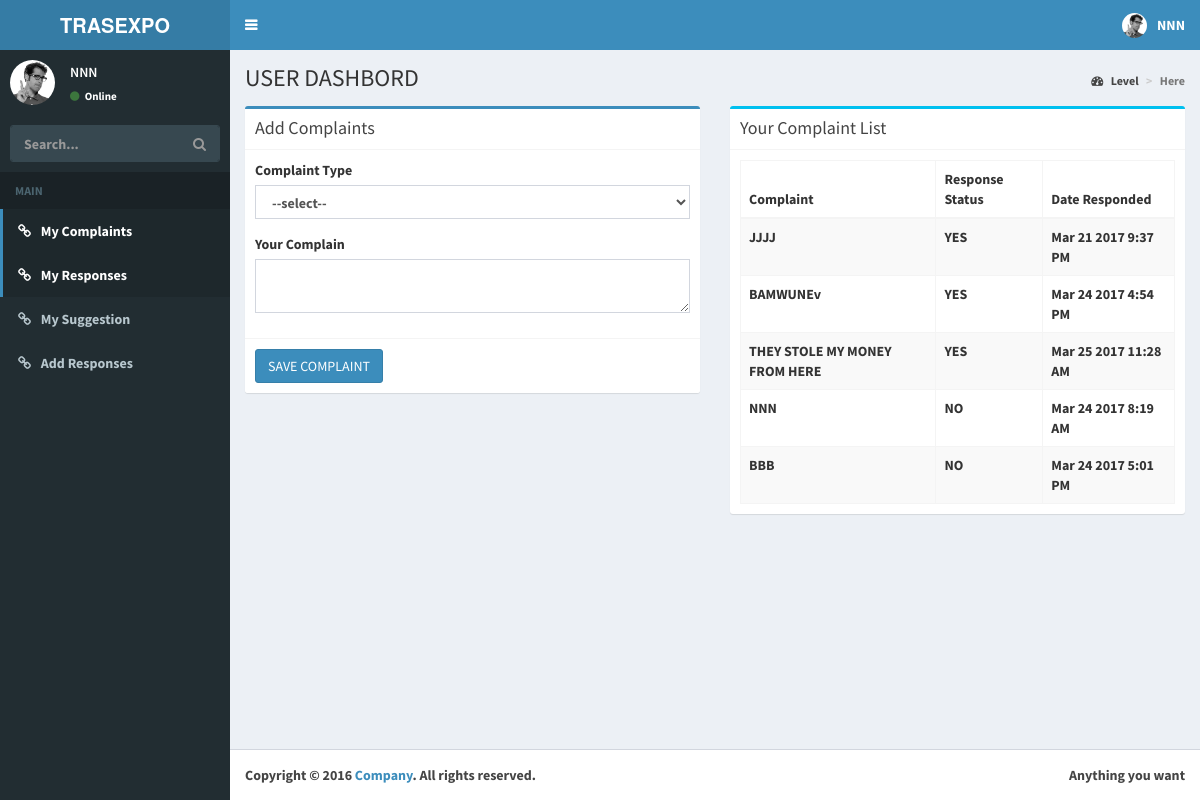
Page /user.php?user=cop (signed in) on the committed database.
### tables this page shows
CREATE TABLE IF NOT EXISTS `complaints` (
  `com_id` int(100) NOT NULL AUTO_INCREMENT,
  `com_user` int(100) NOT NULL,
  `com_quest` varchar(100) NOT NULL,
  `com_type` int(100) NOT NULL,
  `com_date` datetime NOT NULL DEFAULT CURRENT_TIMESTAMP,
  `com_status` varchar(100) DEFAULT 'NO',
  PRIMARY KEY (`com_id`),
  KEY `com_type` (`com_type`),
  KEY `com_user` (`com_user`),
  KEY `com_user_2` (`com_user`)
);

### user.php (the view, shortened to what this page needs)
<!DOCTYPE html>
<html>
<head>
  <link rel="stylesheet" href="bootstrap/css/bootstrap.min.css">
  <link rel="stylesheet" href="https://cdnjs.cloudflare.com/ajax/libs/font-awesome/4.5.0/css/font-awesome.min.css">
  <link rel="stylesheet" href="https://cdnjs.cloudflare.com/ajax/libs/ionicons/2.0.1/css/ionicons.min.css">
  <link rel="stylesheet" href="dist/css/AdminLTE.min.css">
  <link rel="stylesheet" href="dist/css/skins/skin-blue.min.css">
</head>
<body class="hold-transition skin-blue sidebar-mini">
<div class="wrapper">
  <header class="main-header">
     <a href="user.php" class="logo">
      <span class="logo-mini"><b>TRAS</span>
      <span class="logo-lg"><b>TRAS</b>EXPO</span>
    </a>
    <nav class="navbar navbar-static-top" role="navigation">
      <a href="#" class="sidebar-toggle" data-toggle="offcanvas" role="button">
      </a>
      <div class="navbar-custom-menu">
        <ul class="nav navbar-nav">
          <li class="dropdown user user-menu">
            <a href="#" class="dropdown-toggle" data-toggle="dropdown">
              <img src="dist/img/user2-160x160.jpg" class="user-image" alt="User Image">
              <span class="hidden-xs"><?php echo"  ".$_SESSION['usremp']['cl_nam'];?></span>
            </a>
          </li>
        </ul>
      </div>
    </nav>
  </header>
  <aside class="main-sidebar">
    <section class="sidebar">
      <div class="user-panel">
        <div class="pull-left image">
          <img src="dist/img/user2-160x160.jpg" class="img-circle" alt="User Image">
        </div>
        <div class="pull-left info">
          <p><?php echo"  ".$_SESSION['usremp']['cl_nam'];?></p>
          <a href=""><i class="fa fa-circle text-success"></i> Online</a>
        </div>
      </div>
      <form action="" method="get" class="sidebar-form">
        <div class="input-group">
          <input type="text" name="q" class="form-control" placeholder="Search...">
              <span class="input-group-btn">
                <button type="submit" name="search" id="search-btn" class="btn btn-flat"><i class="fa fa-search"></i>
                </button>
              </span>
        </div>
      </form>
      <ul class="sidebar-menu">
        <li class="header">MAIN</li>
        <li class="active"><a href="?user=cop"><i class="fa fa-link"></i> <span>My Complaints</span></a></li>
		<li class="active"><a href="?user=resp"><i class="fa fa-link"></i> <span>My Responses</span></a></li>
        <li><a href="?user=sugge"><i class="fa fa-link"></i> <span>My Suggestion</span></a></li>
		 <?php
		 if($_SESSION['usremp']['usr_leve']=='KOTSA'||$_SESSION['usremp']['usr_leve']=='STAGE GUIDE' ){ ?>
		<li><a href="?user=add_r"><i class="fa fa-link"></i> <span>Add Responses</span></a></li>
         <?php } ?>
      </ul>
    </section>
  </aside>
  <div class="content-wrapper">
    <section class="content-header">
      <h1>
        USER DASHBORD
      </h1>
      <ol class="breadcrumb">
        <li><a href="?empl=r"><i class="fa fa-dashboard"></i> Level</a></li>
        <li class="active">Here</li>
      </ol>
    </section>
    <section class="content">
				 <?php
	$page=$_GET['user'];
 switch ($page){
			case "cop":
			my_comp();
			break;
}
?>
    </section>
  </div>
  <footer class="main-footer">
    <div class="pull-right hidden-xs">
      Anything you want
    </div>
    <strong>Copyright &copy; 2016 <a href="#">Company</a>.</strong> All rights reserved.
  </footer>
</div>
</body>
</html>
<?php  function my_comp(){ ?>
<?php
$user_ids =$_SESSION['usremp']['cl_id'];
  ?>
   <div class="row">
          <div class="col-md-6">
                   <div class="box box-primary">
            <div class="box-header with-border">
              <h3 class="box-title">Add Complaints</h3>
            </div>
            <form role="form" method="post">
              <div class="box-body">
				 <div class="form-group">
                  <label for="stage">Complaint Type</label>
				  <select   id="comp_typ"  name="comp_typ" class="form-control">
				    <option value="">--select--</option>
					</select>
				</div>
				<div class="form-group">
                  <label for="passwd">Your Complain</label>
                  <textarea type="text" class="form-control"  id="comp_na"  name="comp_na" value="" required placeholder=""></textarea>
                </div>
              </div>
              <div class="box-footer">
                <button type="submit" class="btn btn-primary" name="save_compl">SAVE COMPLAINT</button>
              </div>
            </form>
          </div>
        </div>
		<div class="col-md-6">
          <div class="box box-info">
            <div class="box-header with-border">
              <h3 class="box-title"> Your Complaint List</h3>
            </div>
<?php
$result = mysql_query("SELECT *FROM complaints WHERE com_user =$user_ids ORDER BY com_status DESC");?>
            <div class="box-body">
              <table id="example2" class="table table-bordered table-striped">
                <thead>
                <tr>
                  <th>Complaint</th>
                  <th>Response Status</th>
				  <th>Date Responded</th>
                </tr>
                </thead>
                <tbody>
<?php while($row = mysql_fetch_array($result))
  {?>
                <tr>
                  <td><?php  echo $row['com_quest'] ;?></td>
                  <td><?php  echo $row['com_status'] ;?></td>
				  <td><?php  echo  date('M j Y g:i A', strtotime($row['com_date'])) ;?></td>
                </tr>
              <?php  }?>
                </tbody>
              </table>
            </div>
          </div>
		   </div>
	  </div>
 <?php  } ?>

### rows in the picture
complaints: com_quest "JJJJ", com_status "YES", com_date "Mar 21 2017 9:37 PM"
complaints: com_quest "BAMWUNEv", com_status "YES", com_date "Mar 24 2017 4:54 PM"
complaints: com_quest "THEY STOLE MY MONEY FROM HERE", com_status "YES", com_date "Mar 25 2017 11:28 AM"
complaints: com_quest "NNN", com_status "NO", com_date "Mar 24 2017 8:19 AM"
complaints: com_quest "BBB", com_status "NO", com_date "Mar 24 2017 5:01 PM"

### other values in the picture
$_SESSION['usremp']['cl_nam'] "NNN"
